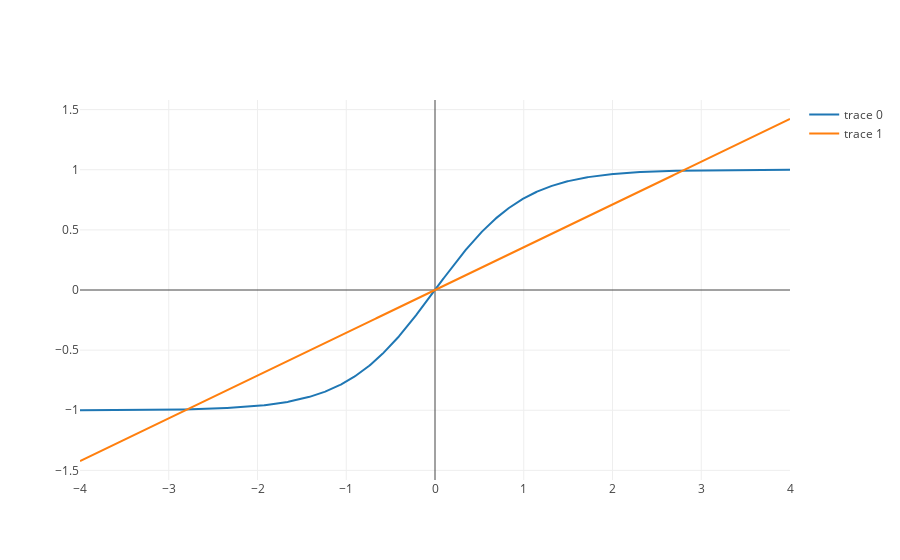

Write notebook code for a chart like this one.
### Code cell
trace0 = go.Scatter(
    x=x,
    y=tanh_data
)

trace1 = go.Scatter(
    x=x,
    y=ols_predict
)

plotly.offline.iplot([trace0,trace1])

### Figure 1 — Plotly figure (JSON) as saved in the notebook; plotly's stock layout.template omitted (floating-point values rounded to 4 significant figures; data arrays with more than 128 entries replaced by an {"elided": "..."} marker saying what was removed)
{"data": [{"type": "scatter", "uid": "a4d31c7a-c572-443e-82b6-ac95ed7eb256", "x": {"elided": "1000 float values"}, "y": {"elided": "1000 float values"}}, {"type": "scatter", "uid": "3342cc71-4f00-41b8-b4b6-be92dc478321", "x": {"elided": "1000 float values"}, "y": {"elided": "1000 float values"}}], "layout": {"autosize": true, "xaxis": {"autorange": true, "range": [-4, 4], "type": "linear"}, "yaxis": {"autorange": true, "range": [-1.58, 1.58], "type": "linear"}}}
